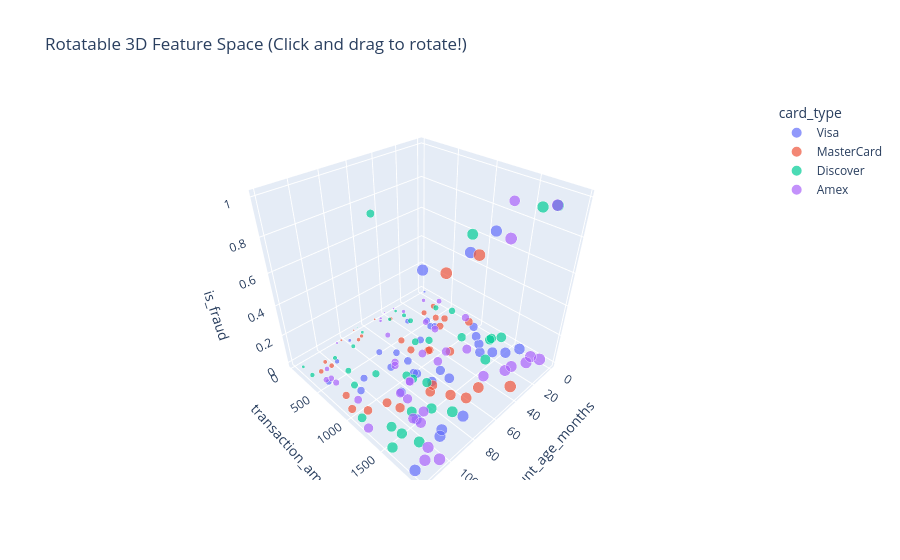

The notebook cell saved with this chart:
### Markdown cell above
## 🔹 Rotatable 3D Scatter: `px.scatter_3d()`

### 1. What is this?
`px.scatter_3d()` renders an interactive 3D chart that you can click and rotate in any direction in your browser.

### 2. Why do we use it?
Great for multi-dimensional data exploration and presentation demos.

### 3. Syntax & Parameters
```python
fig = px.scatter_3d(df, x='age', y='amount', z='fraud', color='card')
```

### Code cell
fig = px.scatter_3d(
    df.head(150), 
    x='account_age_months', 
    y='transaction_amount', 
    z='is_fraud', 
    color='card_type', 
    size='transaction_amount', 
    title='Rotatable 3D Feature Space (Click and drag to rotate!)'
)
fig.show()

### Figure 1 — Plotly figure (JSON) as saved in the notebook; plotly's stock layout.template omitted (floating-point values rounded to 4 significant figures)
{"data": [{"hovertemplate": "card_type=Visa<br>account_age_months=%{x}<br>transaction_amount=%{marker.size}<br>is_fraud=%{z}<extra></extra>", "legendgroup": "Visa", "marker": {"color": "#636efa", "size": [1216.0, 1264.0, 363.5, 679.9, 1805.0, 1145.0, 320.6, 507.1, 726.1, 1361.0, 1790.0, 1753.0, 1042.0, 806.3, 1879.0, 627.2, 521.4, 1544.0, 1134.0, 1620.0, 1336.0, 838.8, 717.8, 1072.0, 75.02, 144.3, 1002.0, 1790.0, 662.9, 1243.0, 865.5, 1898.0, 536.5, 1501.0, 1436.0, 1881.0, 1814.0], "sizemode": "area", "sizeref": 4.898, "symbol": "circle"}, "mode": "markers", "name": "Visa", "scene": "scene", "showlegend": true, "x": [56, 67, 36, 65, 109, 87, 99, 114, 96, 57, 94, 90, 70, 77, 119, 28, 25, 12, 13, 2, 24, 104, 44, 69, 0, 80, 6, 74, 26, 18, 65, 18, 73, 95, 18, 85, 62], "y": [1216.0, 1264.0, 363.5, 679.9, 1805.0, 1145.0, 320.6, 507.1, 726.1, 1361.0, 1790.0, 1753.0, 1042.0, 806.3, 1879.0, 627.2, 521.4, 1544.0, 1134.0, 1620.0, 1336.0, 838.8, 717.8, 1072.0, 75.02, 144.3, 1002.0, 1790.0, 662.9, 1243.0, 865.5, 1898.0, 536.5, 1501.0, 1436.0, 1881.0, 1814.0], "z": [0, 0, 0, 0, 1, 0, 0, 0, 0, 0, 0, 0, 0, 0, 0, 0, 0, 0, 0, 0, 0, 0, 0, 0, 0, 0, 0, 0, 0, 0, 0, 1, 0, 0, 0, 1, 1], "type": "scatter3d"}, {"hovertemplate": "card_type=MasterCard<br>account_age_months=%{x}<br>transaction_amount=%{marker.size}<br>is_fraud=%{z}<extra></extra>", "legendgroup": "MasterCard", "marker": {"color": "#EF553B", "size": [325.0, 1285.0, 559.9, 567.7, 1662.0, 900.9, 1661.0, 783.5, 1304.0, 1945.0, 51.76, 646.9, 908.9, 1147.0, 1350.0, 235.8, 1884.0, 964.2, 1088.0, 34.86, 73.44, 1938.0, 332.6, 375.4, 1525.0, 184.1, 1090.0, 205.5, 760.4, 707.7, 911.5, 389.2, 181.6], "sizemode": "area", "sizeref": 4.898, "symbol": "circle"}, "mode": "markers", "name": "MasterCard", "scene": "scene", "showlegend": true, "x": [112, 96, 18, 54, 62, 4, 50, 113, 69, 84, 52, 14, 48, 99, 74, 105, 35, 117, 111, 71, 84, 104, 104, 9, 67, 43, 38, 75, 56, 23, 47, 20, 71], "y": [325.0, 1285.0, 559.9, 567.7, 1662.0, 900.9, 1661.0, 783.5, 1304.0, 1945.0, 51.76, 646.9, 908.9, 1147.0, 1350.0, 235.8, 1884.0, 964.2, 1088.0, 34.86, 73.44, 1938.0, 332.6, 375.4, 1525.0, 184.1, 1090.0, 205.5, 760.4, 707.7, 911.5, 389.2, 181.6], "z": [0, 0, 0, 0, 0, 0, 0, 0, 0, 1, 0, 0, 0, 0, 0, 0, 0, 0, 0, 0, 0, 1, 0, 0, 0, 0, 0, 0, 0, 0, 0, 0, 0], "type": "scatter3d"}, {"hovertemplate": "card_type=Discover<br>account_age_months=%{x}<br>transaction_amount=%{marker.size}<br>is_fraud=%{z}<extra></extra>", "legendgroup": "Discover", "marker": {"color": "#00cc96", "size": [136.7, 609.8, 927.5, 18.19, 765.4, 249.3, 1353.0, 1237.0, 1454.0, 1395.0, 1509.0, 422.0, 1024.0, 1699.0, 1117.0, 1285.0, 260.7, 1681.0, 1399.0, 131.7, 1571.0, 1016.0, 112.4, 698.3, 1722.0, 182.0, 1283.0, 1096.0, 1519.0, 731.1, 1828.0, 522.8, 792.5, 303.3, 1900.0, 253.3, 381.8], "sizemode": "area", "sizeref": 4.898, "symbol": "circle"}, "mode": "markers", "name": "Discover", "scene": "scene", "showlegend": true, "x": [68, 3, 91, 67, 88, 33, 1, 70, 27, 109, 83, 9, 21, 105, 117, 9, 98, 76, 93, 118, 118, 75, 34, 48, 72, 44, 7, 74, 108, 104, 25, 99, 40, 118, 18, 82, 34], "y": [136.7, 609.8, 927.5, 18.19, 765.4, 249.3, 1353.0, 1237.0, 1454.0, 1395.0, 1509.0, 422.0, 1024.0, 1699.0, 1117.0, 1285.0, 260.7, 1681.0, 1399.0, 131.7, 1571.0, 1016.0, 112.4, 698.3, 1722.0, 182.0, 1283.0, 1096.0, 1519.0, 731.1, 1828.0, 522.8, 792.5, 303.3, 1900.0, 253.3, 381.8], "z": [0, 0, 1, 0, 0, 0, 0, 0, 0, 0, 0, 0, 0, 0, 0, 0, 0, 0, 0, 0, 0, 0, 0, 0, 1, 0, 0, 0, 0, 0, 1, 0, 0, 0, 1, 0, 0], "type": "scatter3d"}, {"hovertemplate": "card_type=Amex<br>account_age_months=%{x}<br>transaction_amount=%{marker.size}<br>is_fraud=%{z}<extra></extra>", "legendgroup": "Amex", "marker": {"color": "#ab63fa", "size": [124.2, 781.6, 913.7, 816.4, 354.7, 1894.0, 1254.0, 819.0, 701.8, 1869.0, 1557.0, 1594.0, 895.1, 570.0, 1597.0, 338.7, 33.01, 1953.0, 1060.0, 1482.0, 1959.0, 1798.0, 1780.0, 385.6, 1147.0, 53.98, 1708.0, 1874.0, 530.8, 483.9, 76.41, 464.1, 1719.0, 1797.0, 1470.0, 201.4, 1255.0, 1103.0, 1200.0, 90.61, 1103.0, 188.0, 1095.0], "sizemode": "area", "sizeref": 4.898, "symbol": "circle"}, "mode": "markers", "name": "Amex", "scene": "scene", "showlegend": true, "x": [50, 72, 110, 74, 1, 18, 119, 2, 28, 111, 95, 29, 53, 111, 40, 108, 41, 105, 40, 88, 63, 10, 3, 57, 88, 33, 26, 1, 27, 111, 88, 114, 20, 104, 96, 9, 88, 51, 28, 48, 77, 30, 77], "y": [124.2, 781.6, 913.7, 816.4, 354.7, 1894.0, 1254.0, 819.0, 701.8, 1869.0, 1557.0, 1594.0, 895.1, 570.0, 1597.0, 338.7, 33.01, 1953.0, 1060.0, 1482.0, 1959.0, 1798.0, 1780.0, 385.6, 1147.0, 53.98, 1708.0, 1874.0, 530.8, 483.9, 76.41, 464.1, 1719.0, 1797.0, 1470.0, 201.4, 1255.0, 1103.0, 1200.0, 90.61, 1103.0, 188.0, 1095.0], "z": [0, 0, 0, 0, 0, 1, 0, 0, 0, 0, 0, 1, 0, 0, 0, 0, 0, 0, 0, 0, 1, 0, 0, 0, 0, 0, 0, 0, 0, 0, 0, 0, 0, 0, 0, 0, 0, 0, 0, 0, 0, 0, 0], "type": "scatter3d"}], "layout": {"scene": {"domain": {"x": [0.0, 1.0], "y": [0.0, 1.0]}, "xaxis": {"title": {"text": "account_age_months"}}, "yaxis": {"title": {"text": "transaction_amount"}}, "zaxis": {"title": {"text": "is_fraud"}}}, "legend": {"title": {"text": "card_type"}, "tracegroupgap": 0, "itemsizing": "constant"}, "title": {"text": "Rotatable 3D Feature Space (Click and drag to rotate!)"}}}
